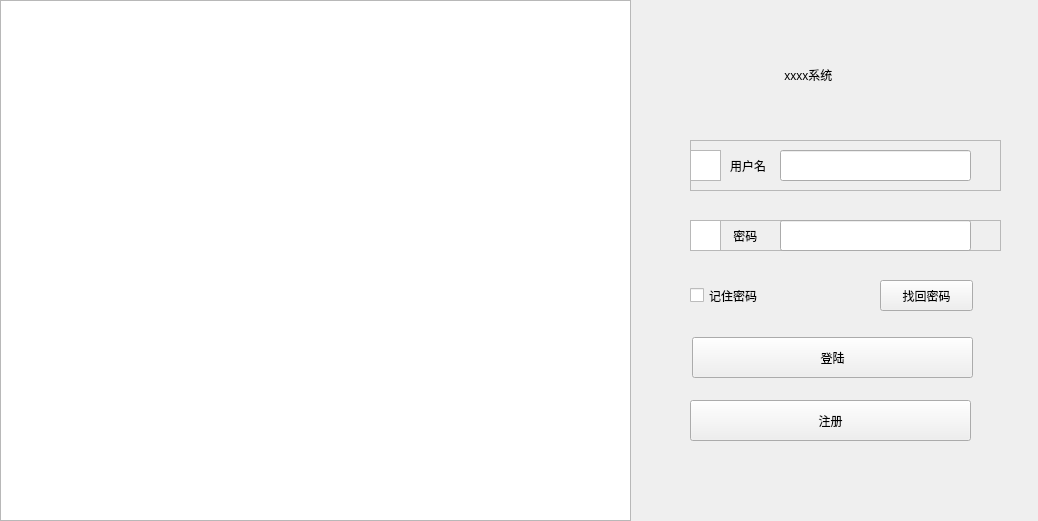
<?xml version="1.0" encoding="UTF-8"?>
<ui version="4.0">
 <class>Login</class>
 <widget class="QWidget" name="Login">
  <property name="geometry">
   <rect>
    <x>0</x>
    <y>0</y>
    <width>1038</width>
    <height>521</height>
   </rect>
  </property>
  <property name="windowTitle">
   <string>Form</string>
  </property>
  <widget class="QPushButton" name="LoginButton">
   <property name="geometry">
    <rect>
     <x>692</x>
     <y>337</y>
     <width>281</width>
     <height>41</height>
    </rect>
   </property>
   <property name="text">
    <string>登陆</string>
   </property>
  </widget>
  <widget class="QLabel" name="label">
   <property name="geometry">
    <rect>
     <x>771</x>
     <y>54</y>
     <width>141</width>
     <height>41</height>
    </rect>
   </property>
   <property name="text">
    <string>    xxxx系统</string>
   </property>
  </widget>
  <widget class="QFrame" name="frame">
   <property name="geometry">
    <rect>
     <x>690</x>
     <y>140</y>
     <width>311</width>
     <height>51</height>
    </rect>
   </property>
   <property name="frameShape">
    <enum>QFrame::StyledPanel</enum>
   </property>
   <property name="frameShadow">
    <enum>QFrame::Raised</enum>
   </property>
   <widget class="QLineEdit" name="UserNameEdit">
    <property name="geometry">
     <rect>
      <x>90</x>
      <y>10</y>
      <width>191</width>
      <height>31</height>
     </rect>
    </property>
   </widget>
   <widget class="QLabel" name="label_2">
    <property name="geometry">
     <rect>
      <x>40</x>
      <y>0</y>
      <width>51</width>
      <height>51</height>
     </rect>
    </property>
    <property name="text">
     <string>用户名</string>
    </property>
   </widget>
   <widget class="QGraphicsView" name="graphicsView">
    <property name="geometry">
     <rect>
      <x>0</x>
      <y>10</y>
      <width>31</width>
      <height>31</height>
     </rect>
    </property>
   </widget>
  </widget>
  <widget class="QFrame" name="frame_2">
   <property name="geometry">
    <rect>
     <x>690</x>
     <y>220</y>
     <width>311</width>
     <height>31</height>
    </rect>
   </property>
   <property name="frameShape">
    <enum>QFrame::StyledPanel</enum>
   </property>
   <property name="frameShadow">
    <enum>QFrame::Raised</enum>
   </property>
   <widget class="QLineEdit" name="PassWordEdit">
    <property name="geometry">
     <rect>
      <x>90</x>
      <y>0</y>
      <width>191</width>
      <height>31</height>
     </rect>
    </property>
   </widget>
   <widget class="QLabel" name="label_3">
    <property name="geometry">
     <rect>
      <x>40</x>
      <y>0</y>
      <width>51</width>
      <height>31</height>
     </rect>
    </property>
    <property name="text">
     <string> 密码</string>
    </property>
   </widget>
   <widget class="QGraphicsView" name="graphicsView_2">
    <property name="geometry">
     <rect>
      <x>0</x>
      <y>0</y>
      <width>31</width>
      <height>31</height>
     </rect>
    </property>
   </widget>
  </widget>
  <widget class="QPushButton" name="RegisterButton">
   <property name="geometry">
    <rect>
     <x>690</x>
     <y>400</y>
     <width>281</width>
     <height>41</height>
    </rect>
   </property>
   <property name="text">
    <string>注册</string>
   </property>
  </widget>
  <widget class="QCheckBox" name="RememberPwcheckBox">
   <property name="geometry">
    <rect>
     <x>690</x>
     <y>280</y>
     <width>91</width>
     <height>31</height>
    </rect>
   </property>
   <property name="text">
    <string>记住密码</string>
   </property>
  </widget>
  <widget class="QPushButton" name="ForgetPwButton">
   <property name="geometry">
    <rect>
     <x>880</x>
     <y>280</y>
     <width>93</width>
     <height>31</height>
    </rect>
   </property>
   <property name="text">
    <string>找回密码</string>
   </property>
  </widget>
  <widget class="QGraphicsView" name="graphicsView_3">
   <property name="geometry">
    <rect>
     <x>0</x>
     <y>0</y>
     <width>631</width>
     <height>521</height>
    </rect>
   </property>
  </widget>
 </widget>
 <resources/>
 <connections/>
</ui>
